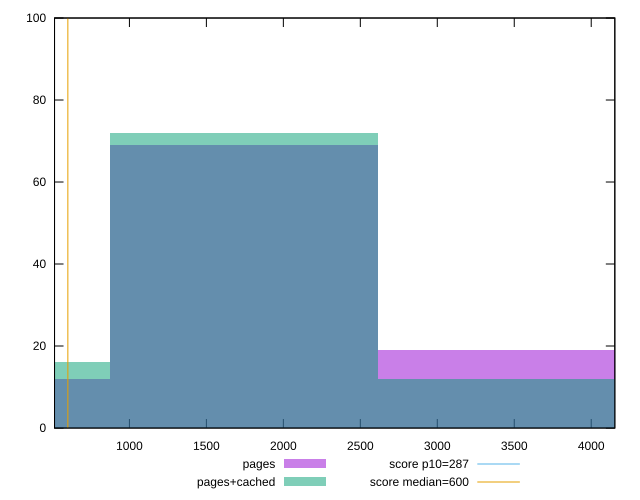

This chart was generated by the following gnuplot code:
reset

$pages <<EOF
1744.9607439328117 69
0 12
3489.9214878656235 19
EOF

$pagesCached <<EOF
1744.9607439328117 72
0 16
3489.9214878656235 12
EOF

set key outside below
set boxwidth 1744.9607439328117
set xrange [513.5000000000009:4153.3405]
set yrange [0:100]
set trange [0:100]
set style fill transparent solid 0.5 noborder

set parametric
set terminal svg size 640, 500 enhanced background rgb 'white'
set output "report_00015_2021-02-09T16-11-33.973Z/total-blocking-time/comparison/histogram/0_vs_1.svg"

plot $pages title "pages" with boxes, \
     $pagesCached title "pages+cached" with boxes, \
     287,t title "score p10=287", \
     600,t title "score median=600"

reset
